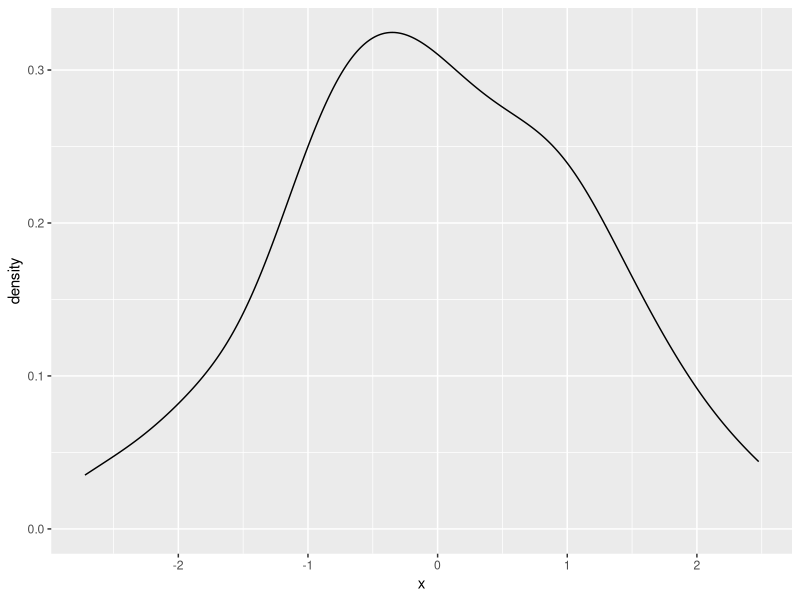
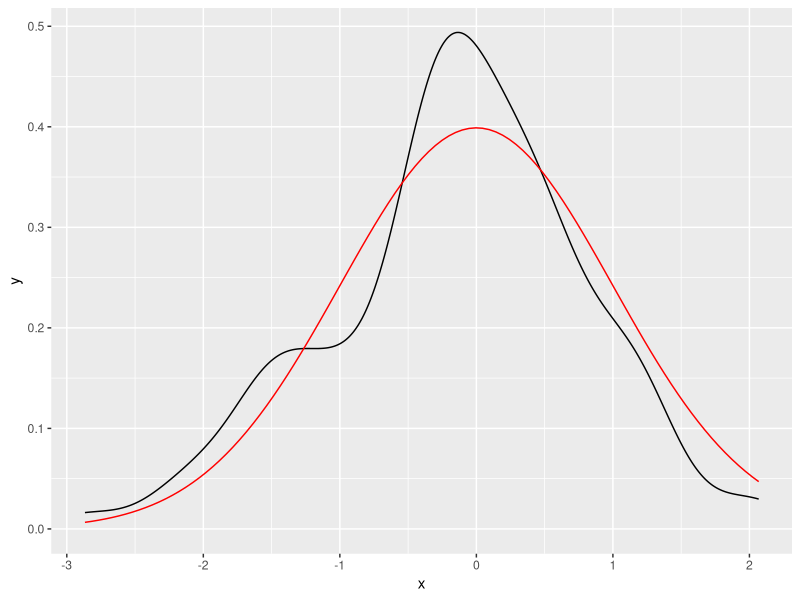
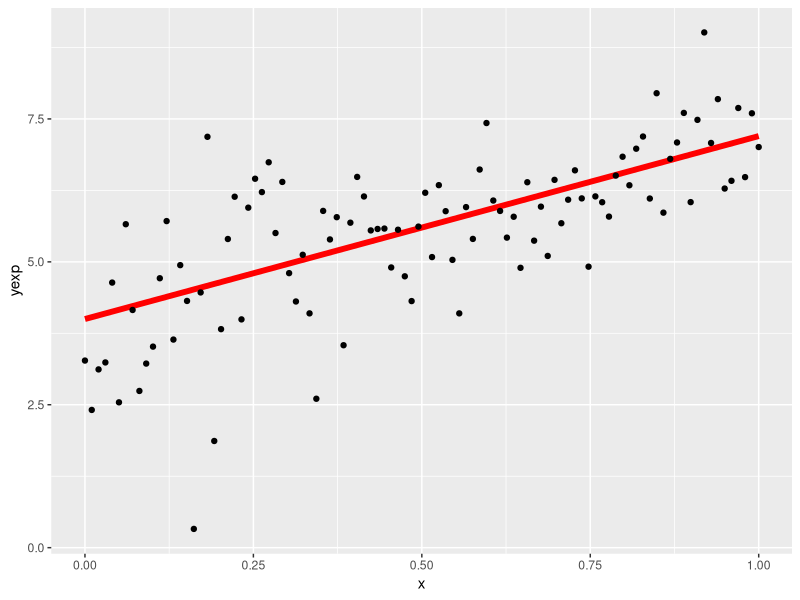
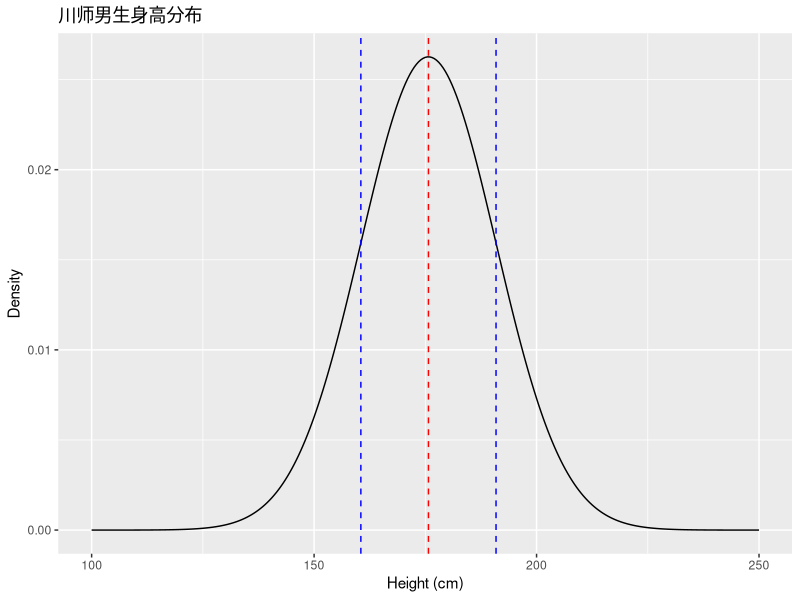
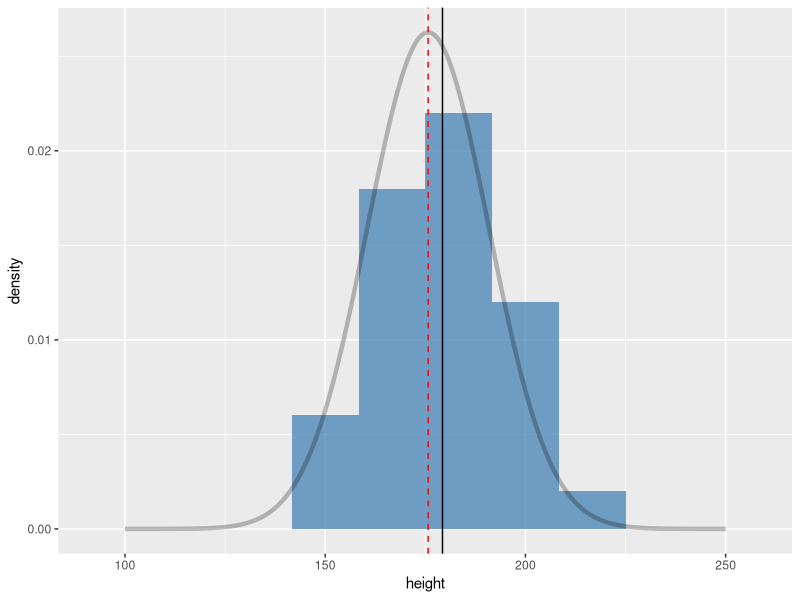
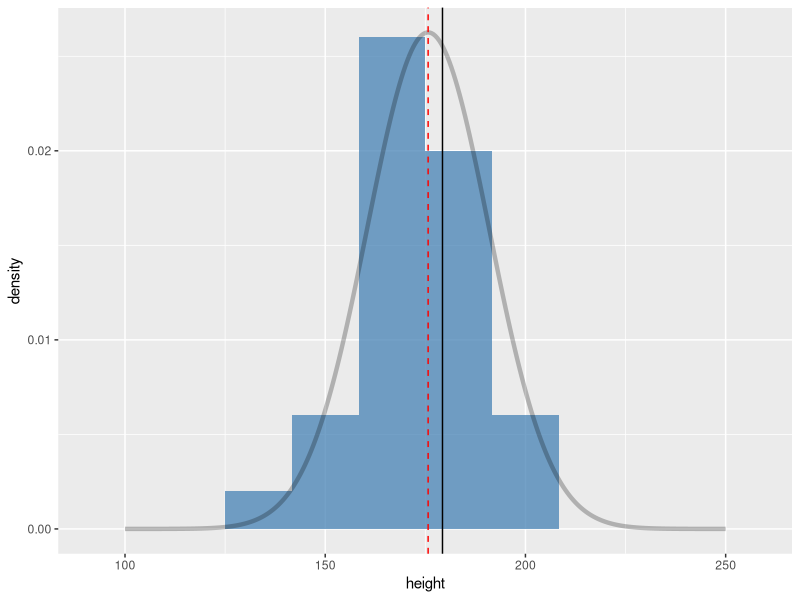
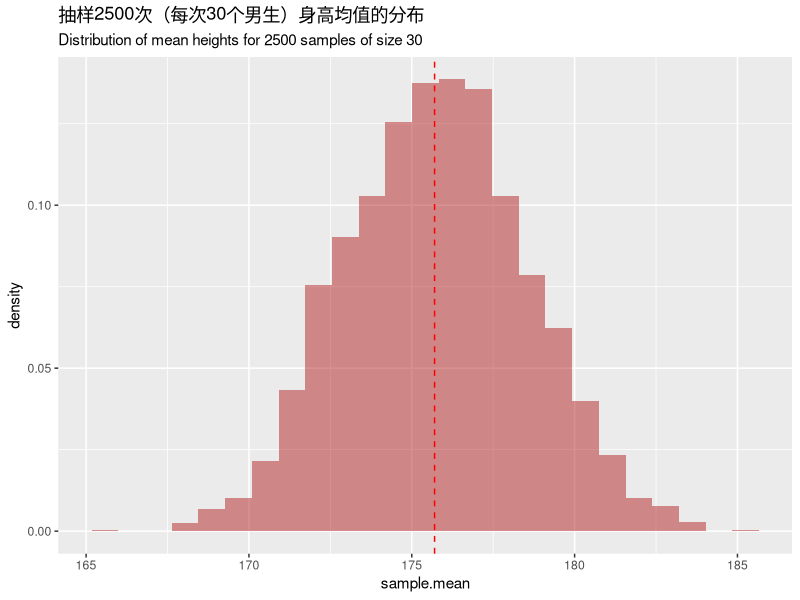
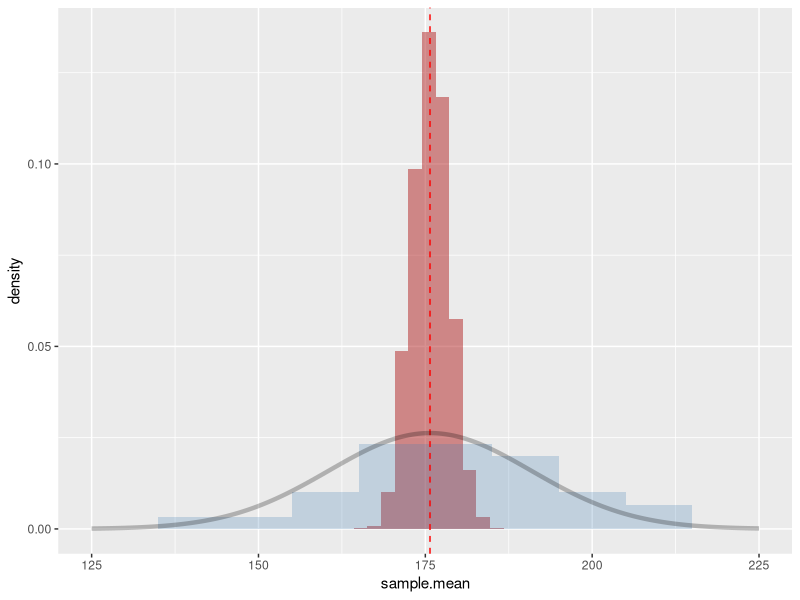

Write R code to recreate these figures, in order.
## ---- chunk 1
library(tidyverse)
## ---- chunk 2
rnorm(n = 5, mean = 0, sd = 1)
## ---- chunk 3
tibble(
  x = rnorm(n = 100, mean = 0, sd = 1)
) %>%
  ggplot(aes(x = x)) +
  geom_density()
## ---- chunk 4
tibble(
  x = rnorm(n = 100, mean = 0, sd = 1)
) %>%
  ggplot(aes(x = x)) +
  geom_density() +
  stat_function(
    fun = dnorm,
    args = list(mean = 0, sd = 1),
    color = "red"
  )
## ---- chunk 5
sim_normal <- tibble(
  x = seq(0, 1, length.out = 100),
  yexp = 4 + 3.2 * x,
  yobs = yexp + rnorm(100, mean = 0, sd = 1) # 误差服从高斯分布
)

sim_normal %>% head()
## ---- chunk 6
sim_normal %>%
  ggplot(aes(x = x, y = yexp)) +
  geom_line(color = "red", size = 2) +
  geom_point(aes(y = yobs))
## ---- chunk 7
true.mean <- 175.7
true.sd <- 15.19
## ---- chunk 8
pop.distn <-
  tibble(
    height = seq(100, 250, 0.5),
    density = dnorm(height, mean = true.mean, sd = true.sd)
  )

ggplot(pop.distn) +
  geom_line(aes(height, density)) +
  geom_vline(
    xintercept = true.mean,
    color = "red",
    linetype = "dashed"
  ) +
  geom_vline(
    xintercept = true.mean + true.sd,
    color = "blue",
    linetype = "dashed"
  ) +
  geom_vline(
    xintercept = true.mean - true.sd,
    color = "blue",
    linetype = "dashed"
  ) +
  labs(
    x = "Height (cm)", y = "Density",
    title = "川师男生身高分布"
  )
## ---- chunk 9
sample.a <-
  tibble(height = rnorm(n = 30, mean = true.mean, sd = true.sd))
## ---- chunk 10
sample.a %>%
  ggplot(aes(x = height)) +
  geom_histogram(aes(y = stat(density)),
    fill = "steelblue",
    alpha = 0.75,
    bins = 10
  ) +
  geom_line(
    data = pop.distn,
    aes(x = height, y = density),
    alpha = 0.25, size = 1.5
  ) +
  geom_vline(xintercept = true.mean, linetype = "dashed", color = "red") +
  geom_vline(xintercept = mean(sample.a$height), linetype = "solid")
## ---- chunk 11
sample.a %>%
  summarize(
    sample.mean = mean(height),
    sample.sd = sd(height)
  )
## ---- chunk 12
sample.b <-
  tibble(height = rnorm(30, mean = true.mean, sd = true.sd))
## ---- chunk 13
sample.b %>%
  ggplot(aes(x = height)) +
  geom_histogram(aes(y = stat(density)),
    fill = "steelblue", alpha = 0.75, bins = 10
  ) +
  geom_line(
    data = pop.distn, aes(x = height, y = density),
    alpha = 0.25, size = 1.5
  ) +
  geom_vline(xintercept = true.mean, linetype = "dashed", color = "red") +
  geom_vline(xintercept = mean(sample.a$height), linetype = "solid")
## ---- chunk 14
sample.b %>%
  summarize(
    sample.mean = mean(height),
    sample.sd = sd(height)
  )
## ---- chunk 15
rnorm.stats <- function(n, mu, sigma) {
  the.sample <- rnorm(n, mu, sigma)
  tibble(
    sample.size = n,
    sample.mean = mean(the.sample),
    sample.sd = sd(the.sample)
  )
}
## ---- chunk 16
rnorm.stats(30, true.mean, true.sd)
## ---- chunk 17
df.samples.of.30 <-
  purrr::rerun(2500, rnorm.stats(30, true.mean, true.sd)) %>%
  dplyr::bind_rows()
## ---- chunk 18
df.samples.of.30 %>% head()
## ---- chunk 19
df.samples.of.30 %>%
  ggplot(aes(x = sample.mean, y = stat(density))) +
  geom_histogram(bins = 25, fill = "firebrick", alpha = 0.5) +
  geom_vline(xintercept = true.mean, linetype = "dashed", color = "red") +
  labs(
    title = "抽样2500次（每次30个男生）身高均值的分布",
    subtitle = "Distribution of mean heights for 2500 samples of size 30"
  )
## ---- chunk 20
df.samples.of.30 %>%
  ggplot(aes(x = sample.mean, y = stat(density))) +
  geom_histogram(bins = 50, fill = "firebrick", alpha = 0.5) +
  geom_histogram(
    data = sample.a,
    aes(x = height, y = stat(density)),
    bins = 11, fill = "steelblue", alpha = 0.25
  ) +
  geom_vline(xintercept = true.mean, linetype = "dashed", color = "red") +
  geom_line(data = pop.distn, aes(x = height, y = density), alpha = 0.25, size = 1.5) +
  xlim(125, 225)
## ---- chunk 21
df.samples.of.30 %>%
  summarize(
    mean.of.means = mean(sample.mean),
    sd.of.means = sd(sample.mean)
  )
## ---- chunk 22
df.samples.of.50 <-
  rerun(2500, rnorm.stats(50, true.mean, true.sd)) %>%
  bind_rows()

df.samples.of.100 <-
  rerun(2500, rnorm.stats(100, true.mean, true.sd)) %>%
  bind_rows()

df.samples.of.250 <-
  rerun(2500, rnorm.stats(250, true.mean, true.sd)) %>%
  bind_rows()

df.samples.of.500 <-
  rerun(2500, rnorm.stats(500, true.mean, true.sd)) %>%
  bind_rows()
## ---- chunk 23
df.combined <-
  bind_rows(
    df.samples.of.30,
    df.samples.of.50,
    df.samples.of.100,
    df.samples.of.250,
    df.samples.of.500
  ) %>%
  mutate(sample.sz = as.factor(sample.size))
## ---- chunk 24
df.combined %>%
  ggplot(aes(x = sample.mean, y = stat(density), fill = sample.sz)) +
  geom_histogram(bins = 25, alpha = 0.5) +
  geom_vline(xintercept = true.mean, linetype = "dashed") +
  facet_wrap(vars(sample.sz), nrow = 1) +
  scale_fill_brewer(palette = "Set1") +
  labs(
    x = "Sample means", y = "Density",
    title = "Distribution of mean heights for samples of varying size"
  )
## ---- chunk 25
sampling.distn.mean.table <-
  df.combined %>%
  group_by(sample.size) %>%
  summarize(
    mean.of.means = mean(sample.mean),
    sd.of.means = sd(sample.mean)
  )
sampling.distn.mean.table
## ---- chunk 26
df.se.mean.theory <- tibble(
  sample.size = seq(10,500,10)
  ) %>% 
  mutate(std.error = true.sd/sqrt(sample.size))

df.se.mean.theory
## ---- chunk 27
sampling.distn.mean.table %>%
  ggplot(aes(x = sample.size, y = sd.of.means)) +
  geom_point() +
  geom_line(aes(x = sample.size, y = std.error), 
            data = df.se.mean.theory, 
            color = "red") +
  labs(
    x = "Sample size", y = "Std Error of Mean",
    title = "平均值标准误差随样本大小变化（理论值和模拟值对比）"
  )
## ---- chunk 28
sampling.distn.sd.table <-
  df.combined %>%
  group_by(sample.size) %>%
  summarize(
    mean.of.sds = mean(sample.sd),
    sd.of.sds = sd(sample.sd)
  )

sampling.distn.sd.table
